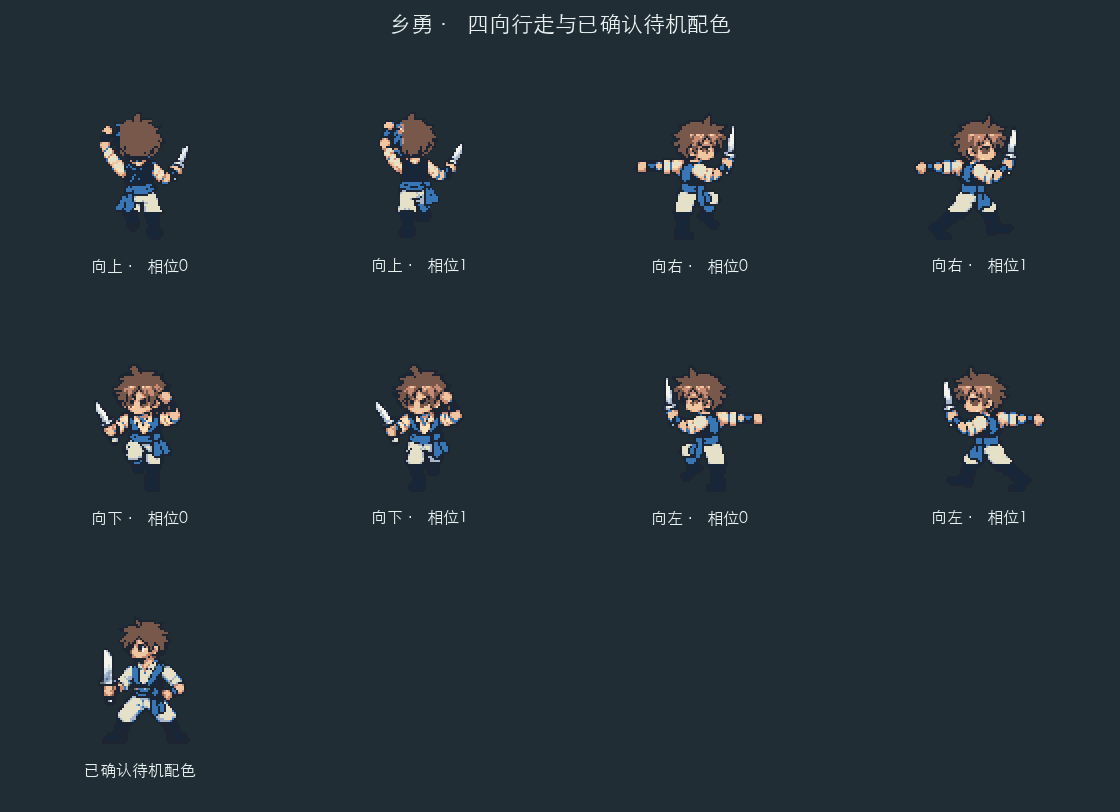
#> input picture art-review/character-expansion-20261018/militia-walk-flat-blue-v3-20261021/source/unsuitable-palette-preview/poses-dark.png, 1120 x 812 px
$ python -i rebuild_swordsman_maps.py   (imports and definitions only)
#> lines starting #> are read from the running program, lines starting #| are printed output that depends on the picture
#!/usr/bin/env python3
# -*- coding: utf-8 -*-
"""New flat swordsman map art, native held-object positions and map schedules."""
import argparse,copy,json,math
from functools import lru_cache
from PIL import Image,ImageDraw,ImageFilter
from build_gallery import ROOT
from export_gallery import font
import import_knight_redraw_v3 as art
from revise_cavalry_map import translate,digest

REV='swordsman-map-native-v2-20261022';OUT=ROOT/REV;SRC=OUT/'source'
COLORS=[(23,38,56),(57,118,181),(228,225,200),(221,167,125)]
ENEMY=[(23,38,56),(79,79,125),(187,193,214),(221,167,125)]
ASSETS=[];PROOF={};REG=[]

def write(p,obj):p.parent.mkdir(parents=True,exist_ok=True);p.write_text(json.dumps(obj,ensure_ascii=False,indent=2)+'\n')

# [6 lines left out: function save, not called in this run]

@lru_cache(maxsize=20000)
def index(rgb):return min(range(4),key=lambda i:sum((a-b)**2 for a,b in zip(rgb,COLORS[i])))

def quant(im):
    out=Image.new('RGBA',im.size);out.putdata([(*COLORS[index(p[:3])],255)if p[3]>=128 else(0,0,0,0)for p in im.getdata()]);return out

# [4 lines left out: function masters, not called in this run]

def register(fig,p,target,scale,size,label):
    im,meta=fig;dims=[round(im.width*scale),round(im.height*scale)];small=im.resize(dims,Image.Resampling.NEAREST);delta=[round(target[i]-p[i]*dims[i]/im.size[i])for i in range(2)];out=Image.new('RGBA',size);out.alpha_composite(small,tuple(delta));assert sum(p[3]>0 for p in out.getdata())==sum(p[3]>0 for p in small.getdata()),(label,'clipped')
    REG.append({**meta,'label':label,'own_pose_landmark':p,'native_landmark':target,'scale':scale,'integer_translation':delta,'clipped_pixels':0});return out

# [6 lines left out: function foreground, not called in this run]

def faction(im,side):
    if side=='ally':return im.copy()
    table=dict(zip(COLORS,ENEMY));out=im.copy();out.putdata([(*table[p[:3]],p[3])if p[3]else(0,0,0,0)for p in im.getdata()]);return out

def strip_blade(im,back=False):
    """Remove the own-pose drawn blade, retaining the peach hand and cuff."""
    out=im.copy();p=im.load();white=COLORS[2];points=[]
    # The blade is the only connected ivory component at the top of the
    # weapon side. A categorical mask prevents cutting anatomical contours.
    for y in range(round(im.height*.47)):
        for x in range(im.width):
            if p[x,y][3]and p[x,y][:3]==white:points.append((x,y))
    comps=art.parts(points);assert comps
    choices=[c for c in comps if min(y for x,y in c)<9]
    if not choices:choices=comps
    comp=max(choices,key=len);m=Image.new('L',im.size)
    for xy in comp:m.putpixel(xy,255)
    m=m.filter(ImageFilter.MaxFilter(3))
    removed=[]
    for y in range(im.height):
        for x in range(im.width):
            if m.getpixel((x,y))and p[x,y][3]and p[x,y][:3]in[COLORS[0],COLORS[2]]:out.putpixel((x,y),(0,0,0,0));removed.append([x,y])
    return out,removed

# [17 lines left out: functions clean_master_blade, drawn_shield, not called in this run]

def remove_shield(im,face):
    p=im.load();points=[(x,y)for y in range(28,85)for x in range(round(face[0]+9),im.width)if p[x,y][3]and p[x,y][:3]==COLORS[2]];cs=art.parts(points);assert cs
    c=max(cs,key=len);b=[min(x for x,y in c)-2,min(y for x,y in c)-2,max(x for x,y in c)+3,max(y for x,y in c)+3];b=[max(0,b[0]),max(0,b[1]),min(im.width,b[2]),min(im.height,b[3])];out=im.copy();out.paste((0,0,0,0),b);return out,b

# [103 lines left out: functions blade_asset, place_blade, idle, walk, board, build, not called in this run]

# [2 lines not run here, left out]

>>> import cv2
>>> picture = cv2.imread('../militia-walk-flat-blue-v3-20261021/source/unsuitable-palette-preview/poses-dark.png', cv2.IMREAD_GRAYSCALE)
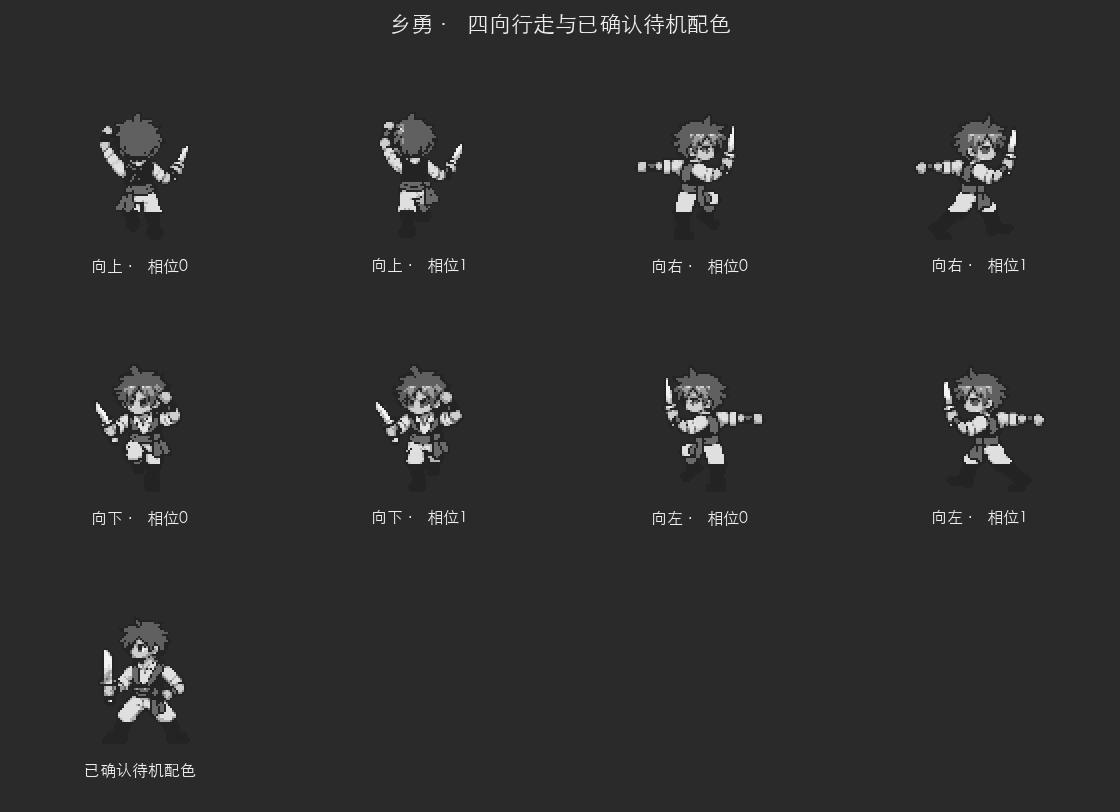
#> picture: shape (812, 1120); min 35, max 243, mean 46.1
>>> result = strip_blade(picture)
#> (the run stopped early here; a loop or call above may not have finished)
